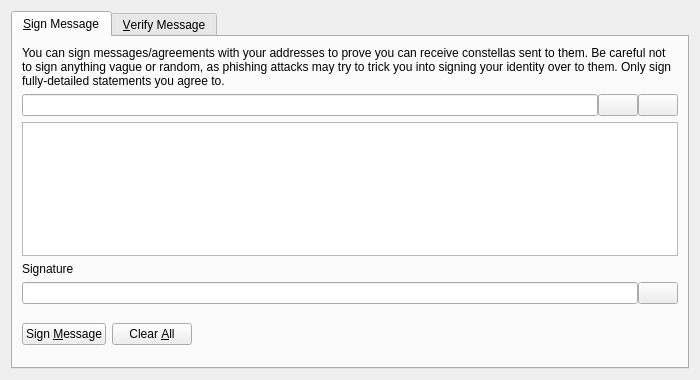
<?xml version="1.0" encoding="UTF-8"?>
<ui version="4.0">
 <class>SignVerifyMessageDialog</class>
 <widget class="QDialog" name="SignVerifyMessageDialog">
  <property name="geometry">
   <rect>
    <x>0</x>
    <y>0</y>
    <width>700</width>
    <height>380</height>
   </rect>
  </property>
  <property name="windowTitle">
   <string>Signatures - Sign / Verify a Message</string>
  </property>
  <property name="modal">
   <bool>true</bool>
  </property>
  <layout class="QVBoxLayout" name="verticalLayout">
   <item>
    <widget class="QTabWidget" name="tabWidget">
     <property name="currentIndex">
      <number>0</number>
     </property>
     <widget class="QWidget" name="tabSignMessage">
      <attribute name="title">
       <string>&amp;Sign Message</string>
      </attribute>
      <layout class="QVBoxLayout" name="verticalLayout_SM">
       <item>
        <widget class="QLabel" name="infoLabel_SM">
         <property name="text">
          <string>You can sign messages/agreements with your addresses to prove you can receive constellas sent to them. Be careful not to sign anything vague or random, as phishing attacks may try to trick you into signing your identity over to them. Only sign fully-detailed statements you agree to.</string>
         </property>
         <property name="textFormat">
          <enum>Qt::PlainText</enum>
         </property>
         <property name="wordWrap">
          <bool>true</bool>
         </property>
        </widget>
       </item>
       <item>
        <layout class="QHBoxLayout" name="horizontalLayout_1_SM">
         <property name="spacing">
          <number>0</number>
         </property>
         <item>
          <widget class="QValidatedLineEdit" name="addressIn_SM">
           <property name="toolTip">
            <string>The Constella address to sign the message with</string>
           </property>
          </widget>
         </item>
         <item>
          <widget class="QPushButton" name="addressBookButton_SM">
           <property name="toolTip">
            <string>Choose previously used address</string>
           </property>
           <property name="text">
            <string/>
           </property>
           <property name="icon">
            <iconset resource="../bitcoin.qrc">
             <normaloff>:/icons/address-book</normaloff>:/icons/address-book</iconset>
           </property>
           <property name="shortcut">
            <string>Alt+A</string>
           </property>
           <property name="autoDefault">
            <bool>false</bool>
           </property>
          </widget>
         </item>
         <item>
          <widget class="QPushButton" name="pasteButton_SM">
           <property name="toolTip">
            <string>Paste address from clipboard</string>
           </property>
           <property name="text">
            <string/>
           </property>
           <property name="icon">
            <iconset resource="../bitcoin.qrc">
             <normaloff>:/icons/editpaste</normaloff>:/icons/editpaste</iconset>
           </property>
           <property name="shortcut">
            <string>Alt+P</string>
           </property>
           <property name="autoDefault">
            <bool>false</bool>
           </property>
          </widget>
         </item>
        </layout>
       </item>
       <item>
        <widget class="QPlainTextEdit" name="messageIn_SM">
         <property name="toolTip">
          <string>Enter the message you want to sign here</string>
         </property>
        </widget>
       </item>
       <item>
        <widget class="QLabel" name="signatureLabel_SM">
         <property name="text">
          <string>Signature</string>
         </property>
         <property name="textFormat">
          <enum>Qt::PlainText</enum>
         </property>
        </widget>
       </item>
       <item>
        <layout class="QHBoxLayout" name="horizontalLayout_2_SM">
         <property name="spacing">
          <number>0</number>
         </property>
         <item>
          <widget class="QLineEdit" name="signatureOut_SM">
           <property name="font">
            <font>
             <italic>true</italic>
            </font>
           </property>
           <property name="readOnly">
            <bool>true</bool>
           </property>
          </widget>
         </item>
         <item>
          <widget class="QPushButton" name="copySignatureButton_SM">
           <property name="toolTip">
            <string>Copy the current signature to the system clipboard</string>
           </property>
           <property name="text">
            <string/>
           </property>
           <property name="icon">
            <iconset resource="../bitcoin.qrc">
             <normaloff>:/icons/editcopy</normaloff>:/icons/editcopy</iconset>
           </property>
           <property name="autoDefault">
            <bool>false</bool>
           </property>
          </widget>
         </item>
        </layout>
       </item>
       <item>
        <layout class="QHBoxLayout" name="horizontalLayout_3_SM">
         <item>
          <widget class="QPushButton" name="signMessageButton_SM">
           <property name="toolTip">
            <string>Sign the message to prove you own this Constella address</string>
           </property>
           <property name="text">
            <string>Sign &amp;Message</string>
           </property>
           <property name="icon">
            <iconset resource="../bitcoin.qrc">
             <normaloff>:/icons/edit</normaloff>:/icons/edit</iconset>
           </property>
           <property name="autoDefault">
            <bool>false</bool>
           </property>
          </widget>
         </item>
         <item>
          <widget class="QPushButton" name="clearButton_SM">
           <property name="toolTip">
            <string>Reset all sign message fields</string>
           </property>
           <property name="text">
            <string>Clear &amp;All</string>
           </property>
           <property name="icon">
            <iconset resource="../bitcoin.qrc">
             <normaloff>:/icons/remove</normaloff>:/icons/remove</iconset>
           </property>
           <property name="autoDefault">
            <bool>false</bool>
           </property>
          </widget>
         </item>
         <item>
          <spacer name="horizontalSpacer_1_SM">
           <property name="orientation">
            <enum>Qt::Horizontal</enum>
           </property>
           <property name="sizeHint" stdset="0">
            <size>
             <width>40</width>
             <height>48</height>
            </size>
           </property>
          </spacer>
         </item>
         <item>
          <widget class="QLabel" name="statusLabel_SM">
           <property name="font">
            <font>
             <weight>75</weight>
             <bold>true</bold>
            </font>
           </property>
           <property name="text">
            <string/>
           </property>
           <property name="wordWrap">
            <bool>true</bool>
           </property>
          </widget>
         </item>
         <item>
          <spacer name="horizontalSpacer_2_SM">
           <property name="orientation">
            <enum>Qt::Horizontal</enum>
           </property>
           <property name="sizeHint" stdset="0">
            <size>
             <width>40</width>
             <height>48</height>
            </size>
           </property>
          </spacer>
         </item>
        </layout>
       </item>
      </layout>
     </widget>
     <widget class="QWidget" name="tabVerifyMessage">
      <attribute name="title">
       <string>&amp;Verify Message</string>
      </attribute>
      <layout class="QVBoxLayout" name="verticalLayout_VM">
       <item>
        <widget class="QLabel" name="infoLabel_VM">
         <property name="text">
          <string>Enter the receiver's address, message (ensure you copy line breaks, spaces, tabs, etc. exactly) and signature below to verify the message. Be careful not to read more into the signature than what is in the signed message itself, to avoid being tricked by a man-in-the-middle attack. Note that this only proves the signing party receives with the address, it cannot prove sendership of any transaction!</string>
         </property>
         <property name="textFormat">
          <enum>Qt::PlainText</enum>
         </property>
         <property name="alignment">
          <set>Qt::AlignLeading|Qt::AlignLeft|Qt::AlignTop</set>
         </property>
         <property name="wordWrap">
          <bool>true</bool>
         </property>
        </widget>
       </item>
       <item>
        <layout class="QHBoxLayout" name="horizontalLayout_1_VM">
         <property name="spacing">
          <number>0</number>
         </property>
         <item>
          <widget class="QValidatedLineEdit" name="addressIn_VM">
           <property name="toolTip">
            <string>The Constella address the message was signed with</string>
           </property>
          </widget>
         </item>
         <item>
          <widget class="QPushButton" name="addressBookButton_VM">
           <property name="toolTip">
            <string>Choose previously used address</string>
           </property>
           <property name="text">
            <string/>
           </property>
           <property name="icon">
            <iconset resource="../bitcoin.qrc">
             <normaloff>:/icons/address-book</normaloff>:/icons/address-book</iconset>
           </property>
           <property name="shortcut">
            <string>Alt+A</string>
           </property>
           <property name="autoDefault">
            <bool>false</bool>
           </property>
          </widget>
         </item>
        </layout>
       </item>
       <item>
        <widget class="QPlainTextEdit" name="messageIn_VM"/>
       </item>
       <item>
        <widget class="QValidatedLineEdit" name="signatureIn_VM"/>
       </item>
       <item>
        <layout class="QHBoxLayout" name="horizontalLayout_2_VM">
         <item>
          <widget class="QPushButton" name="verifyMessageButton_VM">
           <property name="toolTip">
            <string>Verify the message to ensure it was signed with the specified Constella address</string>
           </property>
           <property name="text">
            <string>Verify &amp;Message</string>
           </property>
           <property name="icon">
            <iconset resource="../bitcoin.qrc">
             <normaloff>:/icons/transaction_0</normaloff>:/icons/transaction_0</iconset>
           </property>
           <property name="autoDefault">
            <bool>false</bool>
           </property>
          </widget>
         </item>
         <item>
          <widget class="QPushButton" name="clearButton_VM">
           <property name="toolTip">
            <string>Reset all verify message fields</string>
           </property>
           <property name="text">
            <string>Clear &amp;All</string>
           </property>
           <property name="icon">
            <iconset resource="../bitcoin.qrc">
             <normaloff>:/icons/remove</normaloff>:/icons/remove</iconset>
           </property>
           <property name="autoDefault">
            <bool>false</bool>
           </property>
          </widget>
         </item>
         <item>
          <spacer name="horizontalSpacer_1_VM">
           <property name="orientation">
            <enum>Qt::Horizontal</enum>
           </property>
           <property name="sizeHint" stdset="0">
            <size>
             <width>40</width>
             <height>48</height>
            </size>
           </property>
          </spacer>
         </item>
         <item>
          <widget class="QLabel" name="statusLabel_VM">
           <property name="font">
            <font>
             <weight>75</weight>
             <bold>true</bold>
            </font>
           </property>
           <property name="text">
            <string/>
           </property>
           <property name="wordWrap">
            <bool>true</bool>
           </property>
          </widget>
         </item>
         <item>
          <spacer name="horizontalSpacer_2_VM">
           <property name="orientation">
            <enum>Qt::Horizontal</enum>
           </property>
           <property name="sizeHint" stdset="0">
            <size>
             <width>40</width>
             <height>48</height>
            </size>
           </property>
          </spacer>
         </item>
        </layout>
       </item>
      </layout>
     </widget>
    </widget>
   </item>
  </layout>
 </widget>
 <customwidgets>
  <customwidget>
   <class>QValidatedLineEdit</class>
   <extends>QLineEdit</extends>
   <header>qvalidatedlineedit.h</header>
  </customwidget>
 </customwidgets>
 <resources>
  <include location="../bitcoin.qrc"/>
 </resources>
 <connections/>
</ui>
